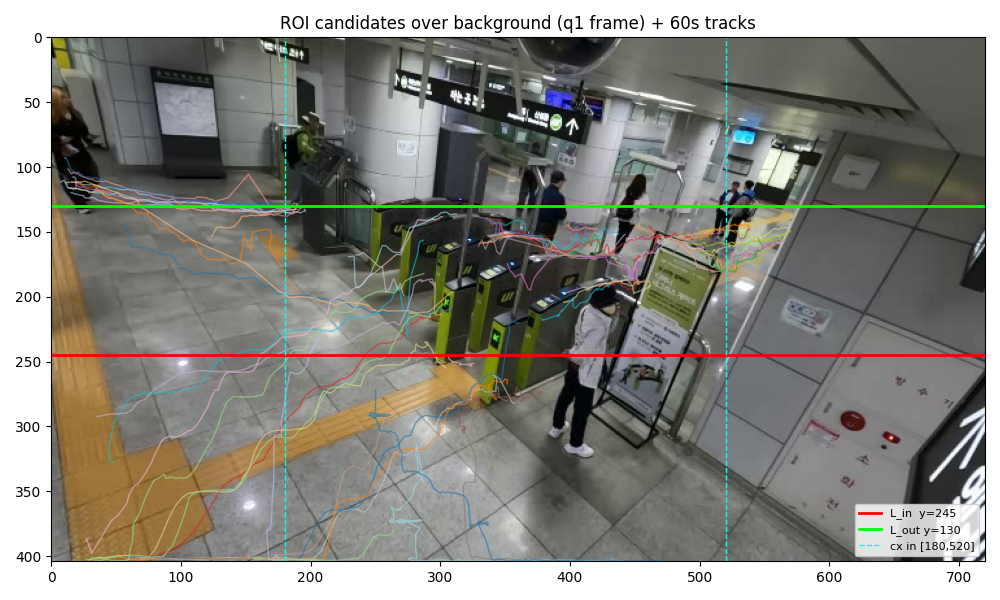

Recreate this plot in Python.
"""
ROI 라인 후보를 첫 프레임 + 궤적 위에 표시.
"""
import cv2, pandas as pd, matplotlib
matplotlib.use("Agg")
import matplotlib.pyplot as plt

VIDEO = r"C:\Users\aaron\tagless\개찰구 촬영 영상\1\GX010193_blurred.MP4"
CSV = r"C:\Users\aaron\tagless\영상데이터\tracks_60s.csv"
OUT = r"C:\Users\aaron\tagless\영상데이터\viz_with_lines.png"

# ROI 라인 후보 (수평선 2개) + 게이트 영역 cx 범위
LINE_IN_Y  = 245   # 진입선 (보행자 발끝 y가 이 값을 위→아래로? 아니다 아래→위로 통과)
LINE_OUT_Y = 130   # 이탈선
GATE_CX_MIN = 180
GATE_CX_MAX = 520

cap = cv2.VideoCapture(VIDEO)
cap.set(cv2.CAP_PROP_POS_FRAMES, 6487)  # q1 시점 (사람 많이 보이는)
ok, base = cap.read()
cap.release()

df = pd.read_csv(CSV)
counts = df.groupby("id").size()
df = df[df["id"].isin(counts[counts >= 8].index)]

fig, ax = plt.subplots(figsize=(10, 6), dpi=100)
ax.imshow(cv2.cvtColor(base, cv2.COLOR_BGR2RGB))

cmap = plt.cm.tab20
for k, pid in enumerate(df["id"].unique()):
    g = df[df["id"] == pid].sort_values("frame")
    ax.plot(g["cx"], g["cy_foot"], color=cmap(k % 20), lw=1.0, alpha=0.6)

# ROI lines
ax.axhline(LINE_IN_Y,  color="red",   lw=2, label=f"L_in  y={LINE_IN_Y}")
ax.axhline(LINE_OUT_Y, color="lime",  lw=2, label=f"L_out y={LINE_OUT_Y}")
ax.axvline(GATE_CX_MIN, color="cyan", lw=1, ls="--")
ax.axvline(GATE_CX_MAX, color="cyan", lw=1, ls="--", label=f"cx in [{GATE_CX_MIN},{GATE_CX_MAX}]")

ax.set_xlim(0, base.shape[1]); ax.set_ylim(base.shape[0], 0)
ax.legend(loc="lower right", fontsize=8)
ax.set_title("ROI candidates over background (q1 frame) + 60s tracks")
fig.tight_layout(); fig.savefig(OUT)
print("saved:", OUT)
